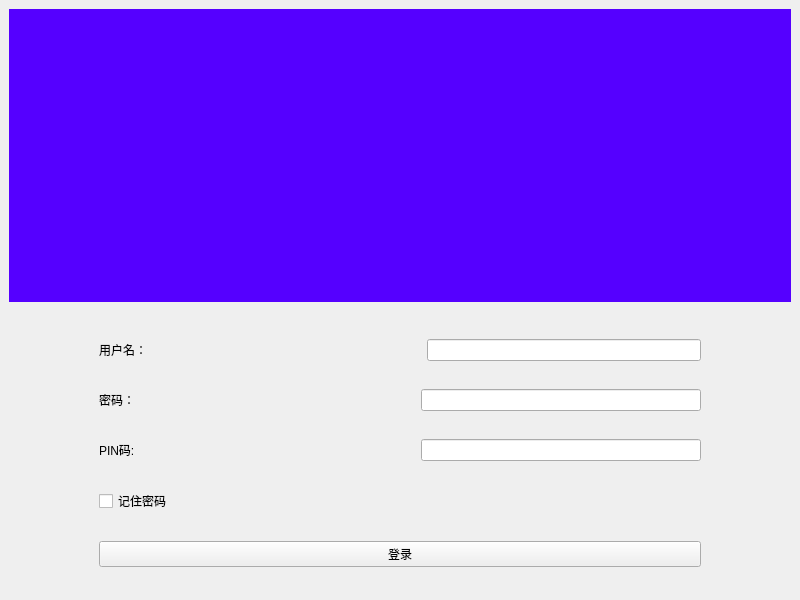
<?xml version="1.0" encoding="UTF-8"?>
<ui version="4.0">
 <class>LoginFormUi</class>
 <widget class="QMainWindow" name="LoginFormUi">
  <property name="geometry">
   <rect>
    <x>0</x>
    <y>0</y>
    <width>800</width>
    <height>600</height>
   </rect>
  </property>
  <property name="windowTitle">
   <string>MainWindow</string>
  </property>
  <widget class="QWidget" name="centralwidget">
   <layout class="QVBoxLayout" name="verticalLayout_2">
    <property name="bottomMargin">
     <number>0</number>
    </property>
    <item>
     <widget class="QLabel" name="lb_bg">
      <property name="styleSheet">
       <string notr="true">background-color: rgb(85, 0, 255);</string>
      </property>
      <property name="text">
       <string/>
      </property>
     </widget>
    </item>
    <item>
     <widget class="QWidget" name="widget" native="true">
      <layout class="QHBoxLayout" name="horizontalLayout">
       <property name="leftMargin">
        <number>90</number>
       </property>
       <property name="rightMargin">
        <number>90</number>
       </property>
       <property name="bottomMargin">
        <number>9</number>
       </property>
       <item>
        <layout class="QVBoxLayout" name="verticalLayout">
         <item>
          <layout class="QHBoxLayout" name="horizontalLayout_2">
           <item>
            <widget class="QLabel" name="label_2">
             <property name="text">
              <string>用户名：</string>
             </property>
            </widget>
           </item>
           <item>
            <spacer name="horizontalSpacer">
             <property name="orientation">
              <enum>Qt::Horizontal</enum>
             </property>
             <property name="sizeHint" stdset="0">
              <size>
               <width>40</width>
               <height>20</height>
              </size>
             </property>
            </spacer>
           </item>
           <item>
            <widget class="QLineEdit" name="le_account"/>
           </item>
          </layout>
         </item>
         <item>
          <layout class="QHBoxLayout" name="horizontalLayout_3">
           <item>
            <widget class="QLabel" name="label_3">
             <property name="text">
              <string>密码：</string>
             </property>
            </widget>
           </item>
           <item>
            <spacer name="horizontalSpacer_2">
             <property name="orientation">
              <enum>Qt::Horizontal</enum>
             </property>
             <property name="sizeHint" stdset="0">
              <size>
               <width>40</width>
               <height>20</height>
              </size>
             </property>
            </spacer>
           </item>
           <item>
            <widget class="QLineEdit" name="le_pswd"/>
           </item>
          </layout>
         </item>
         <item>
          <layout class="QHBoxLayout" name="horizontalLayout_4">
           <item>
            <widget class="QLabel" name="label">
             <property name="text">
              <string>PIN码:</string>
             </property>
            </widget>
           </item>
           <item>
            <spacer name="horizontalSpacer_3">
             <property name="orientation">
              <enum>Qt::Horizontal</enum>
             </property>
             <property name="sizeHint" stdset="0">
              <size>
               <width>40</width>
               <height>20</height>
              </size>
             </property>
            </spacer>
           </item>
           <item>
            <widget class="QLineEdit" name="le_pin"/>
           </item>
          </layout>
         </item>
         <item>
          <widget class="QCheckBox" name="chbox_remenber_pwd">
           <property name="text">
            <string>记住密码</string>
           </property>
          </widget>
         </item>
         <item>
          <widget class="QPushButton" name="btn_login">
           <property name="styleSheet">
            <string notr="true"/>
           </property>
           <property name="text">
            <string>登录</string>
           </property>
          </widget>
         </item>
        </layout>
       </item>
      </layout>
     </widget>
    </item>
   </layout>
  </widget>
  <widget class="QMenuBar" name="menubar">
   <property name="geometry">
    <rect>
     <x>0</x>
     <y>0</y>
     <width>800</width>
     <height>19</height>
    </rect>
   </property>
  </widget>
 </widget>
 <resources/>
 <connections/>
</ui>
